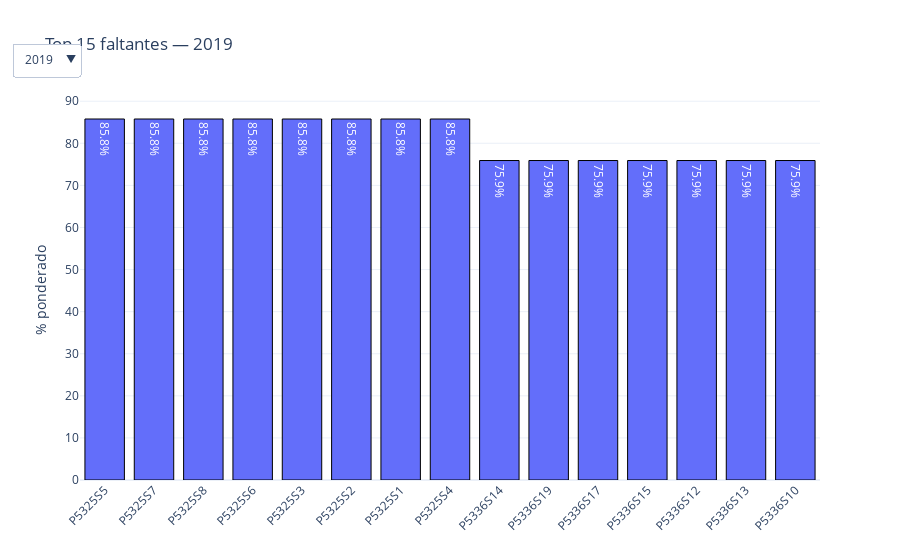

Notebook code for this chart:
### Markdown cell above
## 8 · Top 15 variables con más datos faltantes

### Code cell
def miss_df(df):
    return df.isna().mean().mul(100).sort_values(ascending=False).head(15).reset_index().rename(
        columns={'index':'var',0:'pct'}
    )

df19 = miss_df(df2019)
df23 = miss_df(df2023)
fig = dropdown_bar(df19, df23, 'var', 'pct', 'Top 15 faltantes')
fig.update_layout(xaxis_tickangle=-45)
fig.show()

### Figure 1 — Plotly figure (JSON) as saved in the notebook; plotly's stock layout.template omitted (floating-point values rounded to 4 significant figures)
{"data": [{"marker": {"line": {"color": "black", "width": 1}}, "name": "2019", "text": ["85.8%", "85.8%", "85.8%", "85.8%", "85.8%", "85.8%", "85.8%", "85.8%", "75.9%", "75.9%", "75.9%", "75.9%", "75.9%", "75.9%", "75.9%"], "textposition": "auto", "type": "bar", "visible": true, "x": ["P5325S5", "P5325S7", "P5325S8", "P5325S6", "P5325S3", "P5325S2", "P5325S1", "P5325S4", "P5336S14", "P5336S19", "P5336S17", "P5336S15", "P5336S12", "P5336S13", "P5336S10"], "y": [85.77, 85.77, 85.77, 85.77, 85.77, 85.77, 85.77, 85.77, 75.91, 75.91, 75.91, 75.91, 75.91, 75.91, 75.91]}, {"marker": {"line": {"color": "black", "width": 1}}, "name": "2023", "text": ["100.0%", "90.7%", "90.7%", "90.7%", "90.7%", "90.7%", "90.7%", "90.7%", "90.7%", "90.7%", "90.7%", "90.7%", "90.7%", "90.7%", "90.7%"], "textposition": "auto", "type": "bar", "visible": false, "x": ["P6008", "P5336S11", "P5336S19", "P5336S6", "P5336S1", "P5336S10", "P5336S13", "P5336S14", "P5336S15", "P5336S17", "P5336S20", "P5336S8", "P5336S22", "P5336S23", "P5336S12"], "y": [100, 90.68, 90.68, 90.68, 90.68, 90.68, 90.68, 90.68, 90.68, 90.68, 90.68, 90.68, 90.68, 90.68, 90.68]}], "layout": {"title": {"text": "Top 15 faltantes — 2019"}, "updatemenus": [{"buttons": [{"args": [{"visible": [true, false]}, {"title": "Top 15 faltantes — 2019"}], "label": "2019", "method": "update"}, {"args": [{"visible": [false, true]}, {"title": "Top 15 faltantes — 2023"}], "label": "2023", "method": "update"}], "direction": "down", "x": 0, "y": 1.15}], "xaxis": {"tickangle": -45}, "yaxis": {"title": {"text": "% ponderado"}}}}
